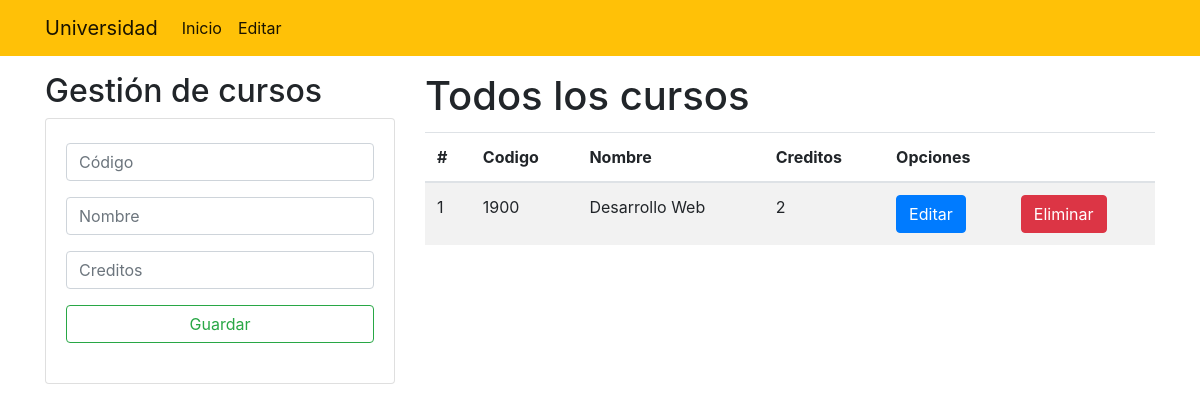
/, run on an earlier commit of the app's database.
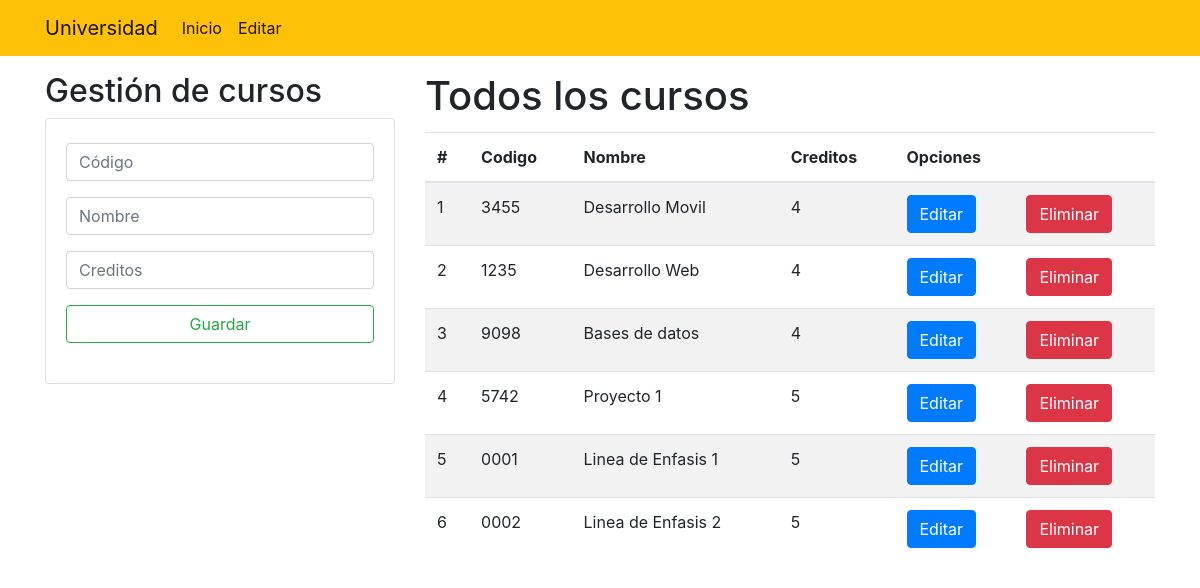
And on a later commit of the database.
### Academico/models.py (models this page shows, shortened)
class Curso(models.Model):
    codigo = models.CharField(primary_key=True, max_length=8)
    nombre = models.CharField(max_length=50)
    creditos = models.PositiveSmallIntegerField()

### Academico/views.py (the view)
# urls.py: path('', views.home),
def home(request):
    allCursos = Curso.objects.all()
    return render(request, 'gestionCursos.html', {"cursos": allCursos})

### Academico/templates/gestionCursos.html (shortened to what this page needs)
{% extends './base.html' %} {% block title %} Gestión de Cursos {% endblock %}
{% block body %}
<div class="row">
  <div class="col-sm-12 col-md-6 col-lg-4 col-xl-4">
    <h2>Gestión de cursos</h2>
    <div class="card py-1">
      <div class="card-body">
        <form action="/registrarCurso/" method="POST">
          <div class="form-group">
            <input
              type="text"
              id="txtCodigo"
              name="txtCodigo"
              class="form-control"
              placeholder="Código"
              minlength="1"
              maxlength="8"
              required
            />
          </div>
          <div class="form-group">
            <input
              type="text"
              id="txtNombre"
              name="txtNombre"
              class="form-control"
              placeholder="Nombre"
              minlength="2"
              maxlength="50"
              required
            />
          </div>
          <div class="form-group">
            <input
              type="number"
              id="numCreditos"
              name="numCreditos"
              class="form-control"
              placeholder="Creditos"
              minlength="1"
              required
            />
          </div>
          <div class="form-group">
            <button type="submit" class="btn btn-outline-success btn-block">
              Guardar
            </button>
          </div>
        </form>
      </div>
    </div>
  </div>
  <div class="col-sm-12 col-md-6 col-lg-8 col-xl-8">
    <h1>Todos los cursos</h1>
    <div class="table-responsive py-1">
      <table class="table table-striped">
        <thead>
          <tr>
            <th>#</th>
            <th>Codigo</th>
            <th>Nombre</th>
            <th>Creditos</th>
            <th colspan="2">Opciones</th>
          </tr>
        </thead>
        <tbody>
          {% for curso in cursos %}
          <tr>
            <td>{{forloop.counter}}</td>
            <td>{{curso.codigo}}</td>
            <td>{{curso.nombre}}</td>
            <td>{{curso.creditos}}</td>
            <td>
              <a href="editarCurso/{{curso.codigo}}" class="btn btn-primary"
                >Editar</a
              >
            </td>
            <td>
              <button type="button" class="btn btn-danger" data-toggle="modal" data-target="#exampleModal">
                Eliminar
              </button>
              </td>
          </tr>
          {% endfor %}
        </tbody>
      </table>
    </div>
  </div>
</div>
{% endblock %}

What changed in the data, as far as the page shows it:
removed Curso: codigo "1900", nombre "Desarrollo Web", creditos "2"
added Curso: codigo "3455", nombre "Desarrollo Movil", creditos "4"
added Curso: codigo "1235", nombre "Desarrollo Web", creditos "4"
added Curso: codigo "9098", nombre "Bases de datos", creditos "4"
added Curso: codigo "5742", nombre "Proyecto 1", creditos "5"
added Curso: codigo "0001", nombre "Linea de Enfasis 1", creditos "5"
added Curso: codigo "0002", nombre "Linea de Enfasis 2", creditos "5"
